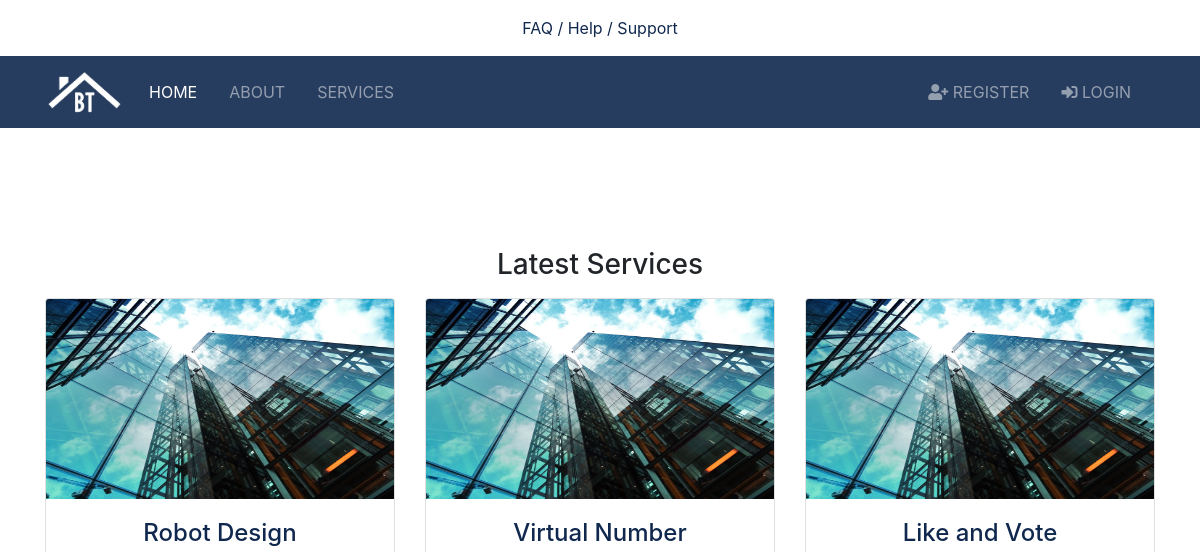
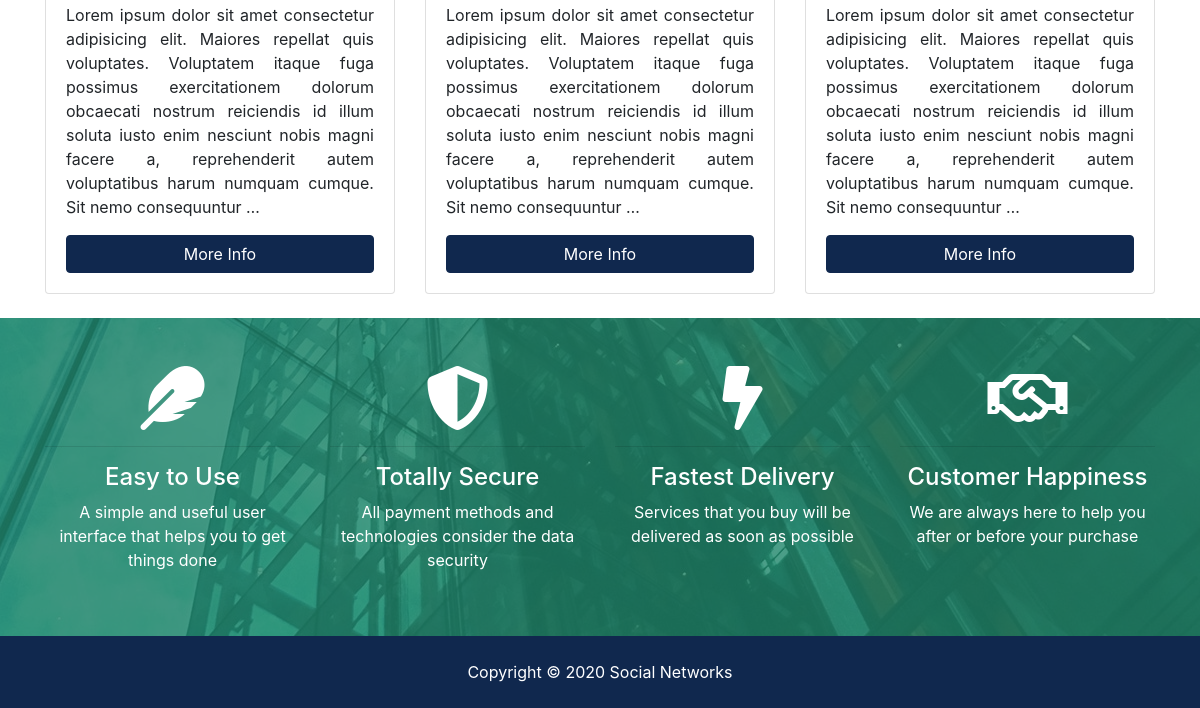
The app's page /, older data (2 pictures, top to bottom).
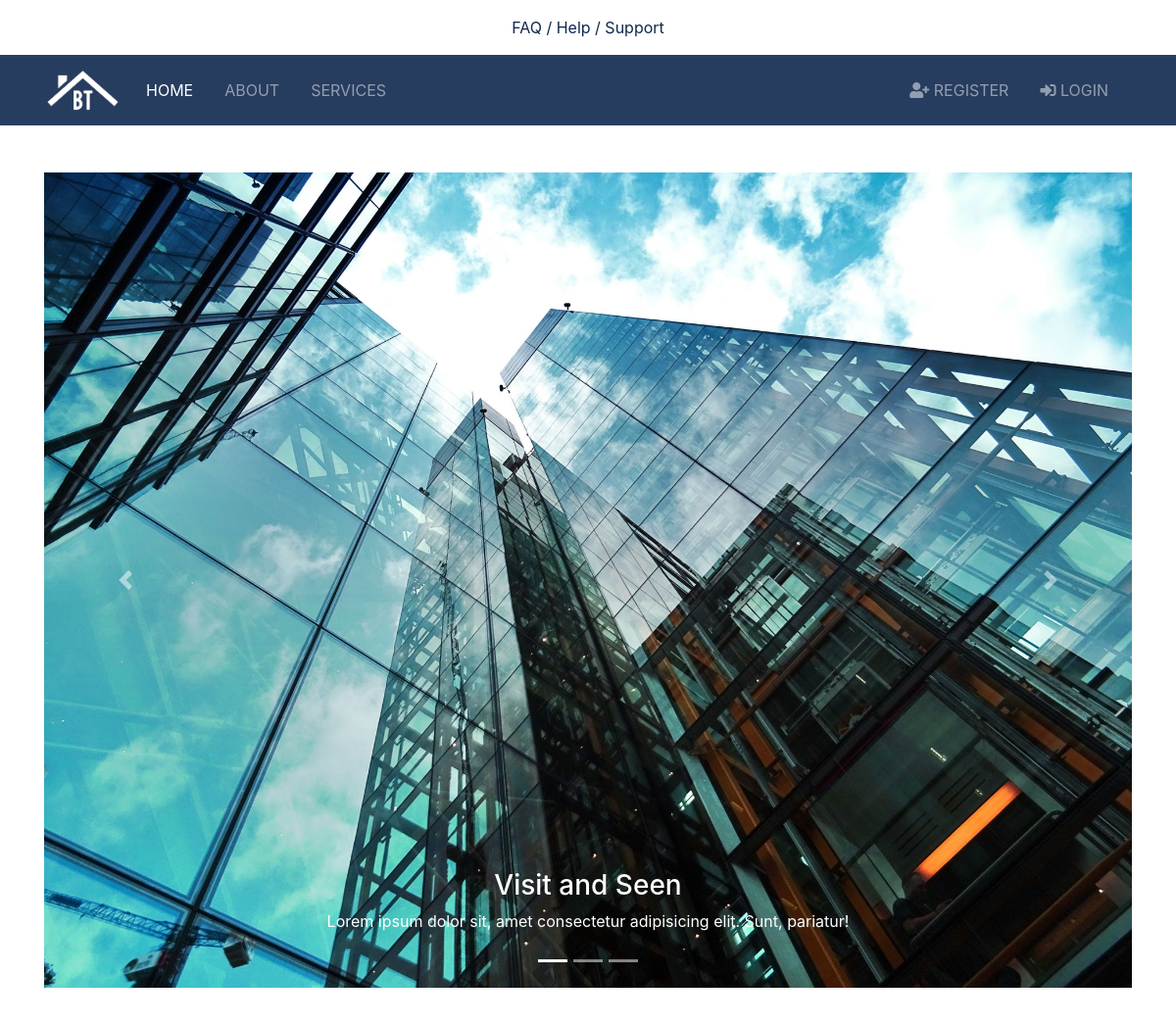
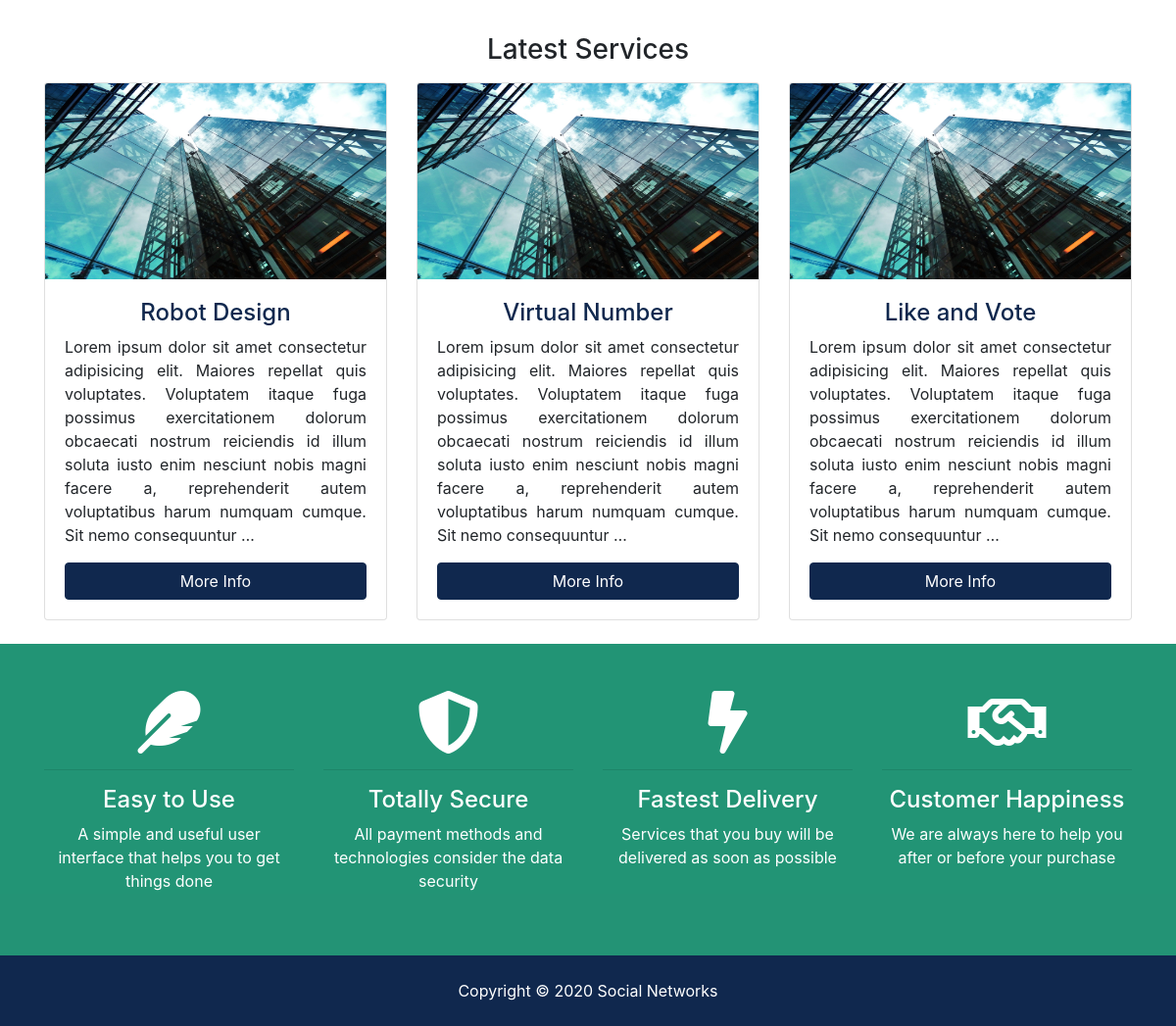
The same page, newer data (2 pictures, top to bottom).
### services/models.py (models this page shows, shortened)
class Service(models.Model):
  title = models.CharField(max_length=100)
  teaser = models.CharField(blank=True, null=True, max_length=200)
  description = models.TextField(blank=True)
  photo_main = models.ImageField(upload_to='photos')
  is_published = models.BooleanField(default=True)
  is_slide = models.BooleanField(default=False)
  date = models.DateTimeField(default=datetime.now, blank=True)

### pages/views.py (the view)
# urls.py: path('', views.index, name='index'),
def index(request):
  services = Service.objects.order_by('-date').filter(is_published=True)[:3]
  slides = Service.objects.order_by('-date').filter(is_slide=True)
  context = {
  'services': services,
  'slides': slides,
}
  return render(request, 'index.html', context)

### templates/index.html (shortened to what this page needs)
{% extends 'base.html' %}
{% load static %}
{% block content %}
<div class="container mt-5">
  <div id="slider" class="carousel slide" data-ride="carousel">
    <ol class="carousel-indicators">
      <li data-target="#slider" data-slide-to="0" class="active"></li>
      <li data-target="#slider" data-slide-to="1"></li>
      <li data-target="#slider" data-slide-to="2"></li>
    </ol>
    <div class="carousel-inner" role="listbox">
      {% for service in slides %}
      {% if forloop.counter == 1 %}
      <div class="carousel-item active">
        {% else %}
        <div class="carousel-item">
          {% endif %}
          <a href="{% url 'service' service.id %}">
            <img class="d-block img-fluid" src="{{ service.photo_main.url }}" alt="Image" width="460" height="345">
          </a>
          <div class="carousel-caption">
            <h3>{{ service.title }}</h3>
            <p>{{ service.teaser }}</p>
          </div>
        </div>
        {% endfor %}
      </div>
      <a href="#slider" class="carousel-control-prev" data-slide="prev">
        <span class="carousel-control-prev-icon"></span>
      </a>
      <a href="#slider" class="carousel-control-next" data-slide="next">
        <span class="carousel-control-next-icon"></span>
      </a>
    </div>
  </div>
  <br>
  <section id="listings">
    <div class="container mt-5">
      <h3 class="text-center mb-3">Latest Services</h3>
      <div class="row">
        {% if services %}
        {% for service in services %}
        <div class="col-md-6 col-lg-4 mb-4">
          <div class="card listing-preview">
            <img class="card-img-top" src="{{ service.photo_main.url }}" alt="">
            <div class="card-img-overlay">
            </div>
            <div class="card-body">
              <div class="listing-heading text-center">
                <h4 class="text-primary">{{ service.title }}</h4>
                <p class="text-justify">
                  {{ service.description|truncatewords:40 }}</p>
              </div>
              <a href="{% url 'service' service.id %}" class="btn btn-primary btn-block">More Info</a>
            </div>
          </div>
        </div>
        {% endfor %}
        {% else %}
        <div class="col-md-12">
          <p>No services Available</p>
        </div>
        {% endif %}
      </div>
    </div>
  </section>
  <section id="services" class="py-5 bg-secondary text-white">
    <div class="container">
      <div class="row text-center">
        <div class="col-md-3">
          <i class="fas fa-feather fa-4x"></i>
          <hr>
          <h4>Easy to Use</h4>
          <p>A simple and useful user interface that helps you to get things done</p>
        </div>
        <div class="col-md-3">
          <i class="fas fa-shield-alt fa-4x"></i>
          <hr>
          <h4>Totally Secure</h4>
          <p>All payment methods and technologies consider the data security</p>
        </div>
        <div class="col-md-3">
          <i class="fas fa-bolt fa-4x"></i>
          <hr>
          <h4>Fastest Delivery</h4>
          <p>Services that you buy will be delivered as soon as possible</p>
        </div>
        <div class="col-md-3">
          <i class="far fa-handshake fa-4x"></i>
          <hr>
          <h4>Customer Happiness</h4>
          <p>We are always here to help you after or before your purchase</p>
        </div>
      </div>
    </div>
  </section>
  {% endblock %}

### templates/base.html (shortened to what this page needs)
{% load static %}
<!DOCTYPE html>
<html lang="en">
<head>
  <link rel="stylesheet" href="{% static '/css/all.css' %}">
  <link rel="stylesheet" href="{% static '/css/bootstrap.css' %}">
  <link rel="stylesheet" href="{% static '/css/style.css' %}">
</head>
<body>
  {% include 'topbar.html' %}
  {% include 'navbar.html' %}
  {% block content %} {% endblock %}
  {% include 'footer.html' %}
</body>
</html>

### templates/topbar.html
<section id="top-bar" class="m-3">
  <div class="container text-center">
    <div class="row">
      <div class="col-md-12">
        <a href="#">
          FAQ / Help / Support
        </a>
      </div>
    </div>
  </div>
</section>

### templates/navbar.html (shortened to what this page needs)
{% load static %}
<nav class="navbar navbar-expand-lg navbar-dark bg-primary sticky-top">
  <div class="container">
    <a class="navbar-brand" href="{% url 'index' %}">
      <img src="{% static 'img/logo.png' %}" class="logo" alt="">
    </a>
    <div class="collapse navbar-collapse" id="navbarNavAltMarkup">
      <ul class="navbar-nav">
        <li
          {% if '/' == request.path %}
            class="nav-item active mr-3"
          {% else %}
            class="nav-item mr-3"
          {% endif %}
        >
          <a class="nav-link" href="{% url 'index' %}">Home</a>
        </li>
        <li
          {% if 'about' in request.path %}
            class="nav-item active mr-3"
          {% else %}
            class="nav-item mr-3"
          {% endif %}
        >
          <a class="nav-link" href="{% url 'about' %}">About</a>
        </li>
        <li
          {% if 'services' in request.path %}
            class="nav-item active mr-3"
          {% else %}
            class="nav-item mr-3"
          {% endif %}
        >
          <a class="nav-link" href="{% url 'services' %}">Services</a>
        </li>
      </ul>
      <ul class="navbar-nav ml-auto">
        {% if user.is_authenticated %}
          <li
          {% if 'dashboard' in request.path %}
            class="nav-item active mr-3"
          {% else %}
            class="nav-item mr-3"
          {% endif %}
          >
            <a class="nav-link" href="{% url 'dashboard' %}">
            Welcome {{ user.username }}</a>
          </li>
          <li class="nav-item mr-3">
            <a href="javascript:{document.getElementById('logout').submit()}" class="nav-link">
                <i class="fas fa-sign-out-alt"></i> Logout
            </a>
            <form action="{% url 'logout' %}" method="POST" id="logout">
                {% csrf_token %}
                <input type="hidden">
            </form>
          </li>
        {% else %}
          <li
          {% if 'register' in request.path %}
            class="nav-item active mr-3"
          {% else %}
            class="nav-item mr-3"
          {% endif %}
          >
            <a class="nav-link" href="{% url 'register' %}">
              <i class="fas fa-user-plus"></i> Register</a>
          </li>
          <li
          {% if 'login' in request.path %}
            class="nav-item active mr-3"
          {% else %}
            class="nav-item mr-3"
          {% endif %}
          >
            <a class="nav-link" href="{% url 'login' %}">
              <i class="fas fa-sign-in-alt"></i> Login</a>
          </li>
        {% endif %}
      </ul>
    </div>
  </div>
</nav>

### templates/footer.html
<footer id="main-footer" class="py-4 bg-primary text-white text-center">
  Copyright &copy;
  <span class="year"></span> Social Networks
</footer>

### config/static/css/all.css (style rules this page uses)
.fa, .fas, .far, .fal, .fab { -moz-osx-font-smoothing: grayscale; -webkit-font-smoothing: antialiased; display: inline-block; font-style: normal; font-variant: normal; text-rendering: auto; line-height: 1; }
.fa-4x { font-size: 4em; }
.fa-bolt:before { content: "\f0e7"; }
.fa-feather:before { content: "\f52d"; }
.fa-handshake:before { content: "\f2b5"; }
.fa-shield-alt:before { content: "\f3ed"; }
.fa-sign-in-alt:before { content: "\f2f6"; }
.fa-user-plus:before { content: "\f234"; }
.far { font-family: 'Font Awesome 5 Free'; font-weight: 400; }
.fa, .fas { font-family: 'Font Awesome 5 Free'; font-weight: 900; }

### config/static/css/style.css (style rules this page uses)
img { width: 100%; }
.logo { width: 80px; }
.navbar { opacity: 0.9; text-transform: uppercase; }
#services { background: url(../img/building.jpg) no-repeat top center fixed; min-height: 300px; position: relative; overflow: hidden; }
#services::before { content: ''; position: absolute; top: 0; left: 0; min-height: 100%; width: 100%; background: rgba(32, 134, 107, 0.8); }
.listing-preview a { position: relative; }
.carousel-inner img { width: 100%; height: 100%; }

Row changes from the older to the newer data that the page shows:
now on this page (row edited): Service: photo_main (picture), title "Visit and Seen", teaser "Lorem ipsum dolor sit, amet consectetur adipisicing elit. Sunt, pariatur!"
